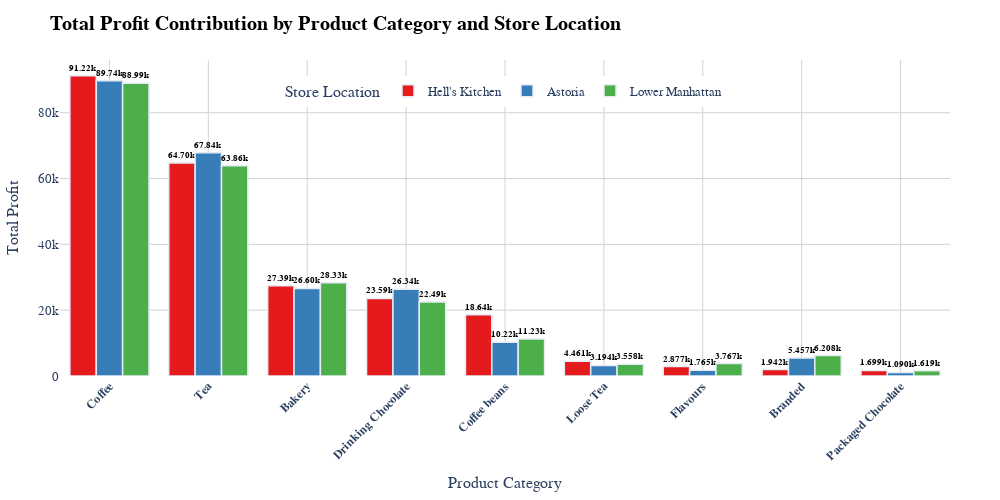

Notebook code for this chart:
### Code cell
# Creating the side-by-side bar chart for total profit contribution by product category for each store
fig = px.bar(
    profit_summary,
    x='product_category',
    y='total_revenue',
    color='store_location',  # Group bars by store location
    barmode='group',  # Side-by-side bars
    title='<b>Total Profit Contribution by Product Category and Store Location</b>',
    labels={'total_revenue': 'Total Profit', 'product_category': 'Product Category'},
    color_discrete_sequence=px.colors.qualitative.Set1,
    text='total_revenue'  # Display total revenue on top of the bars
)

# Update layout to improve readability and presentation
fig.update_layout(
    title_font=dict(size=20, family='Arial', color='black'),
    font=dict(size=13, family='Arial'),
    height=500,
    width=1000,
    plot_bgcolor='white',
    margin=dict(t=60, b=100, l=50, r=50), 
    showlegend=True,
    legend=dict(
        title='Store Location',
        orientation='h',
        x=0.5,
        xanchor='center',
        y=0.95,
    ),
    xaxis=dict(
        title='Product Category',
        tickangle=-45,  # Rotate x-axis labels for readability
        tickfont=dict(size=12, family='Arial', weight='bold'),
        showgrid=True,
        gridcolor='lightgray',
    ),
    yaxis=dict(
        title='Total Profit',
        showgrid=True,
        gridcolor='lightgray',
    )
)

# Enhance text visibility and bar appearance
fig.update_traces(
    texttemplate='%{text:.4s}', 
    textposition='outside',
    marker_line_width=1.5,
    textfont=dict(size=13, color='black', family='Arial', weight='bold')
)

# Show the plot
fig.show()

### Figure 1 — Plotly figure (JSON) as saved in the notebook; plotly's stock layout.template omitted (floating-point values rounded to 4 significant figures)
{"data": [{"alignmentgroup": "True", "hovertemplate": "store_location=Hell's Kitchen<br>Product Category=%{x}<br>Total Profit=%{text}<extra></extra>", "legendgroup": "Hell's Kitchen", "marker": {"color": "rgb(228,26,28)", "line": {"width": 1.5}, "pattern": {"shape": ""}}, "name": "Hell's Kitchen", "offsetgroup": "Hell's Kitchen", "orientation": "v", "showlegend": true, "text": [91220.0, 64700.0, 27390.0, 23590.0, 18640.0, 4461.0, 2877.0, 1942, 1699.0], "textfont": {"color": "black", "family": "Arial", "size": 13, "weight": "bold"}, "textposition": "outside", "texttemplate": "%{text:.4s}", "type": "bar", "x": ["Coffee", "Tea", "Bakery", "Drinking Chocolate", "Coffee beans", "Loose Tea", "Flavours", "Branded", "Packaged Chocolate"], "xaxis": "x", "y": [91220.0, 64700.0, 27390.0, 23590.0, 18640.0, 4461.0, 2877.0, 1942, 1699.0], "yaxis": "y"}, {"alignmentgroup": "True", "hovertemplate": "store_location=Astoria<br>Product Category=%{x}<br>Total Profit=%{text}<extra></extra>", "legendgroup": "Astoria", "marker": {"color": "rgb(55,126,184)", "line": {"width": 1.5}, "pattern": {"shape": ""}}, "name": "Astoria", "offsetgroup": "Astoria", "orientation": "v", "showlegend": true, "text": [89740.0, 67840.0, 26600.0, 26340.0, 10220.0, 5457, 3194, 1765.0, 1090.0], "textfont": {"color": "black", "family": "Arial", "size": 13, "weight": "bold"}, "textposition": "outside", "texttemplate": "%{text:.4s}", "type": "bar", "x": ["Coffee", "Tea", "Bakery", "Drinking Chocolate", "Coffee beans", "Branded", "Loose Tea", "Flavours", "Packaged Chocolate"], "xaxis": "x", "y": [89740.0, 67840.0, 26600.0, 26340.0, 10220.0, 5457, 3194, 1765.0, 1090.0], "yaxis": "y"}, {"alignmentgroup": "True", "hovertemplate": "store_location=Lower Manhattan<br>Product Category=%{x}<br>Total Profit=%{text}<extra></extra>", "legendgroup": "Lower Manhattan", "marker": {"color": "rgb(77,175,74)", "line": {"width": 1.5}, "pattern": {"shape": ""}}, "name": "Lower Manhattan", "offsetgroup": "Lower Manhattan", "orientation": "v", "showlegend": true, "text": [88990.0, 63860.0, 28330.0, 22490.0, 11230.0, 6208, 3767.0, 3558.0, 1619.0], "textfont": {"color": "black", "family": "Arial", "size": 13, "weight": "bold"}, "textposition": "outside", "texttemplate": "%{text:.4s}", "type": "bar", "x": ["Coffee", "Tea", "Bakery", "Drinking Chocolate", "Coffee beans", "Branded", "Flavours", "Loose Tea", "Packaged Chocolate"], "xaxis": "x", "y": [88990.0, 63860.0, 28330.0, 22490.0, 11230.0, 6208, 3767.0, 3558.0, 1619.0], "yaxis": "y"}], "layout": {"barmode": "group", "font": {"family": "Arial", "size": 13}, "height": 500, "legend": {"orientation": "h", "title": {"text": "Store Location"}, "tracegroupgap": 0, "x": 0.5, "xanchor": "center", "y": 0.95}, "margin": {"b": 100, "l": 50, "r": 50, "t": 60}, "plot_bgcolor": "white", "showlegend": true, "title": {"font": {"color": "black", "family": "Arial", "size": 20}, "text": "<b>Total Profit Contribution by Product Category and Store Location</b>"}, "width": 1000, "xaxis": {"anchor": "y", "domain": [0, 1], "gridcolor": "lightgray", "showgrid": true, "tickangle": -45, "tickfont": {"family": "Arial", "size": 12, "weight": "bold"}, "title": {"text": "Product Category"}}, "yaxis": {"anchor": "x", "domain": [0, 1], "gridcolor": "lightgray", "showgrid": true, "title": {"text": "Total Profit"}}}}
